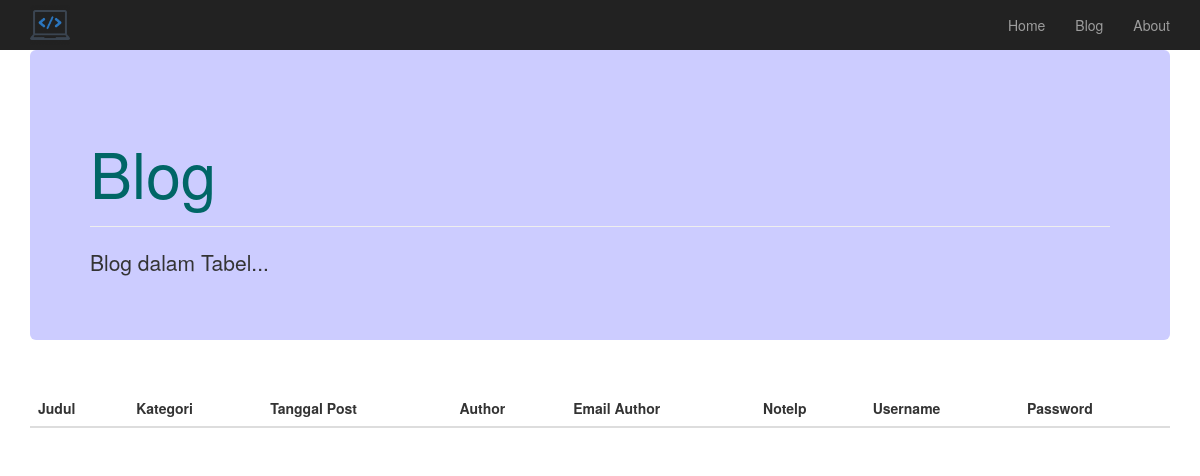
Page /index.php/blog/blog_kolom on the earlier database version.
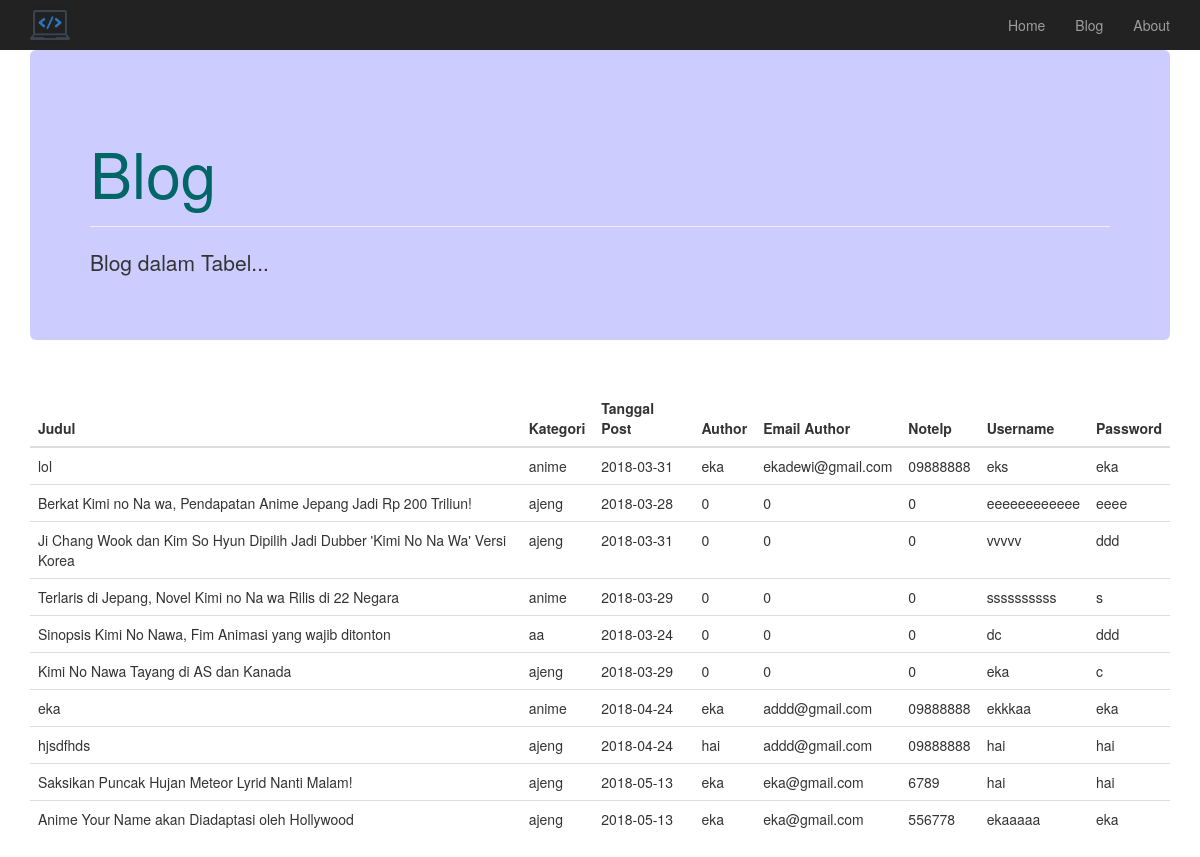
Same page on the later database version.
### tables this page shows
CREATE TABLE `blog` (
  `id` int(11) NOT NULL,
  `judul` varchar(100) NOT NULL,
  `content` longtext NOT NULL,
  `tanggal_post` date NOT NULL,
  `image` varchar(50) NOT NULL,
  `author` varchar(20) NOT NULL,
  `email_author` varchar(30) NOT NULL,
  `no_telp` varchar(12) NOT NULL,
  `username` varchar(20) NOT NULL,
  `password` varchar(50) NOT NULL,
  `id_category` int(11) NOT NULL
);

CREATE TABLE `category` (
  `id` int(11) NOT NULL,
  `cat_name` varchar(30) NOT NULL,
  `cat_description` varchar(255) NOT NULL,
  `date_created` date NOT NULL
);

### application/controllers/Blog.php (called while the page is built, shortened)
<?php
class Blog extends CI_Controller {
	public function __construct()
	{
		$this->load->model('categoryModel');
	}
	public function blog_kolom()
	{
		$this->load->model('artikel');
		$data['blog'] = $this->artikel->get_all_blogs();
		$this->load->view('tampil_all_blog', $data);
	}
}

### index.php (called while the page is built, shortened)
<?php
require_once BASEPATH.'core/CodeIgniter.php';

### application/models/Artikel.php (called while the page is built, shortened)
<?php
class Artikel extends CI_Model {
	public function get_all_blogs(){
		$this->db->select('*');
		$this->db->from('blog');
		$this->db->join('category', 'blog.id_category = category.id');
		return $this->db->get()->result();
	}
}

### application/views/tampil_all_blog.php (the view, shortened to what this page needs)
<div class="container">
	<div class="jumbotron" style="background-color:#CCF;">
		<div class="page-header" style="color:#066;</h3>">
    		<h1>Blog</h1>
    	</div>
    	<p>Blog dalam Tabel...</p>
 	</div>
</div>
<br>
<div class="container">
	<div class="row">
    <div class="col-sm-12">
        <div class="white-box">
            <div class="table-responsive">
                <table class="table" id="myTable">
                    <thead>
                        <tr>
                            <th>Judul</th>
                            <th>Kategori</th>
                            <th>Tanggal Post</th>
                            <th>Author</th>
                            <th>Email Author</th>
                            <th>Notelp</th>
                            <th>Username</th>
                            <th>Password</th>
                        </tr>
                    </thead>
                    <tbody>
                    <?php foreach ($blog as $key): ?>
                        <tr>
                            <td><?php echo $key->judul; ?></td>
                            <td><?php echo $key->cat_name; ?></td>
                            <td><?php echo $key->tanggal_post; ?></td>
                            <td><?php echo $key->author; ?></td>
                            <td><?php echo $key->email_author; ?></td>
                            <td><?php echo $key->no_telp; ?></td>
                            <td><?php echo $key->username; ?></td>
                            <td><?php echo $key->password; ?></td>
                        </tr>
                    <?php endforeach ?>
                    </tbody>
                </table>
            </div>
        </div>
    </div>
</div>
</div>

Differences in the rows shown:
now on this page (row edited): blog: judul "lol", id_category.cat_name "anime", tanggal_post "2018-03-31", author "eka", email_author "ekadewi@gmail.com", no_telp "09888888", username "eks", password "eka"
now on this page (row edited): blog: judul "Berkat Kimi no Na wa, Pendapatan Anime Jepang Jadi Rp 200 Triliun!", id_category.cat_name "ajeng", tanggal_post "2018-03-28", author "0", email_author "0", no_telp "0", username "eeeeeeeeeeee", password "eeee"
now on this page (row edited): blog: judul "Ji Chang Wook dan Kim So Hyun Dipilih Jadi Dubber 'Kimi No Na Wa' Versi Korea", id_category.cat_name "ajeng", tanggal_post "2018-03-31", author "0", email_author "0", no_telp "0", username "vvvvv", password "ddd"
now on this page (row edited): blog: judul "Terlaris di Jepang, Novel Kimi no Na wa Rilis di 22 Negara", id_category.cat_name "anime", tanggal_post "2018-03-29", author "0", email_author "0", no_telp "0", username "ssssssssss", password "s"
now on this page (row edited): blog: judul "Sinopsis Kimi No Nawa, Fim Animasi yang wajib ditonton", id_category.cat_name "aa", tanggal_post "2018-03-24", author "0", email_author "0", no_telp "0", username "dc", password "ddd"
now on this page (row edited): blog: judul "Kimi No Nawa Tayang di AS dan Kanada", id_category.cat_name "ajeng", tanggal_post "2018-03-29", author "0", email_author "0", no_telp "0", username "eka", password "c"
now on this page (row edited): blog: judul "eka", id_category.cat_name "anime", tanggal_post "2018-04-24", author "eka", email_author "addd@gmail.com", no_telp "09888888", username "ekkkaa", password "eka"
now on this page (row edited): blog: judul "hjsdfhds", id_category.cat_name "ajeng", tanggal_post "2018-04-24", author "hai", email_author "addd@gmail.com", no_telp "09888888", username "hai", password "hai"
added blog: judul "Saksikan Puncak Hujan Meteor Lyrid Nanti Malam!", id_category.cat_name "ajeng", tanggal_post "2018-05-13", author "eka", email_author "eka@gmail.com", no_telp "6789", username "hai", password "hai"
added blog: judul "Anime Your Name akan Diadaptasi oleh Hollywood", id_category.cat_name "ajeng", tanggal_post "2018-05-13", author "eka", email_author "eka@gmail.com", no_telp "556778", username "ekaaaaa", password "eka"
